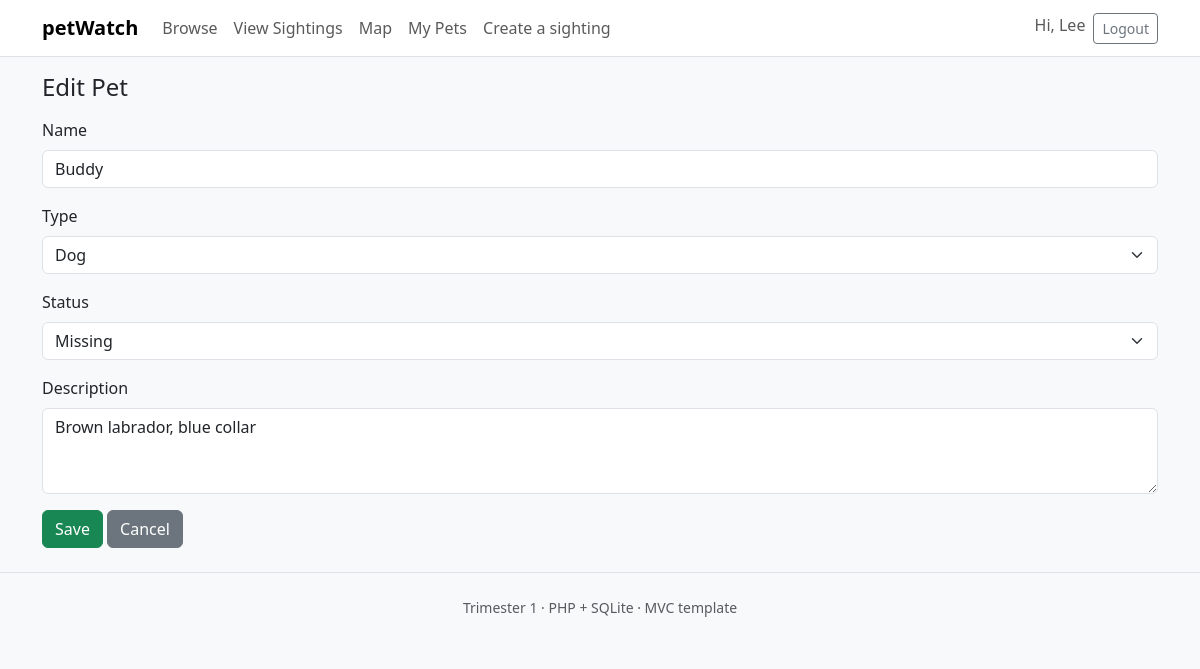
The page /editPet.php?id=1 (signed in) on the database its author committed.
### tables this page shows
CREATE TABLE pets (
  id INTEGER PRIMARY KEY AUTOINCREMENT,
  owner_id INTEGER NOT NULL,
  name TEXT NOT NULL,
  type TEXT NOT NULL,
  description TEXT DEFAULT '',
  status TEXT CHECK(status IN ('Missing','Found')) NOT NULL DEFAULT 'Missing',
  created_at TEXT DEFAULT CURRENT_TIMESTAMP,
  FOREIGN KEY(owner_id) REFERENCES users(id) ON DELETE CASCADE
);

### editPet.php (called while the page is built, shortened)
<?php
require_once __DIR__ . '/Models/Pet.php';
$id = (int)($_GET['id'] ?? 0);
$pet = Pet::get($id);
require __DIR__ . '/Views/editPet.phtml';

### Models/DB.php (called while the page is built)
<?php
class DB {
    public static function conn(): PDO {
        static $pdo = null;
        if ($pdo === null) {
            $dbPath = __DIR__ . '/../database/petwatch.db';
            $dsn = 'sqlite:' . $dbPath;
            $pdo = new PDO($dsn);
            $pdo->setAttribute(PDO::ATTR_ERRMODE, PDO::ERRMODE_EXCEPTION);
            $pdo->exec('PRAGMA foreign_keys = ON;');
        }
        return $pdo;
    }
}

### Models/Pet.php (called while the page is built, shortened)
<?php
require_once __DIR__ . '/DB.php';
class Pet {
    public static function get(int $id): ?array {
        $stmt = DB::conn()->prepare("SELECT * FROM pets WHERE id=?");
        $stmt->execute([$id]);
        $row = $stmt->fetch(PDO::FETCH_ASSOC);
        return $row ?: null;
    }
}

### Views/editPet.phtml (the view, shortened to what this page needs)
<?php require __DIR__ . '/template/header.phtml'; ?>
<h2 class="h4 mb-3">Edit Pet</h2>
<form method="post" action="/editPet.php?id=<?= (int)$pet['id'] ?>" autocomplete="off">
  <div class="mb-3">
    <label class="form-label">Name</label>
    <input class="form-control" name="name" value="<?= htmlspecialchars($pet['name']) ?>" required>
  </div>
  <div class="mb-3">
    <label class="form-label">Type</label>
    <select class="form-select" name="type" required>
      <?php foreach (['Dog','Cat','Parrot'] as $t): ?>
        <option value="<?= $t ?>" <?= $pet['type']===$t?'selected':'' ?>><?= $t ?></option>
      <?php endforeach; ?>
    </select>
  </div>
  <div class="mb-3">
    <label class="form-label">Status</label>
    <select class="form-select" name="status">
      <?php foreach (['Missing','Found'] as $s): ?>
        <option value="<?= $s ?>" <?= $pet['status']===$s?'selected':'' ?>><?= $s ?></option>
      <?php endforeach; ?>
    </select>
  </div>
  <div class="mb-3">
    <label class="form-label">Description</label>
    <textarea class="form-control" name="description" rows="3"><?= htmlspecialchars($pet['description']) ?></textarea>
  </div>
  <button class="btn btn-success">Save</button>
  <a class="btn btn-secondary" href="/ownerPets.php">Cancel</a>
</form>
<?php require __DIR__ . '/template/footer.phtml'; ?>

### css/my-style.css (style rules this page uses)
body { padding-bottom: 60px; }

### rows shown on the page
pets: name "Buddy", type "Dog", status "Missing", description "Brown labrador, blue collar"

### other values the page prints
$_SESSION['username'] "Lee"
